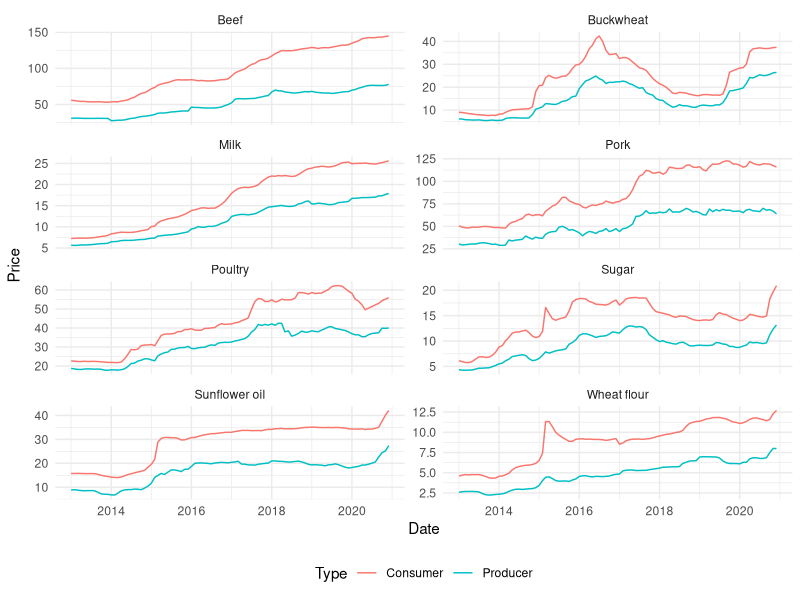

Here is the R script that generated this plot: (Note: this script raises an error after producing the figure.)
## ---- chunk 1
rm(list = ls())
library(tidyverse)
library(here)
library(lubridate)
## ---- chunk 2
d <- readxl::read_excel(
  here("Data", "Aggregated.xlsx")
)
## ---- chunk 3
d %>% head()
## ---- chunk 4

d <- d %>%
  pivot_longer(cols = January:December,
               names_to = "Month",
               values_to = "Price"
               )

d
## ---- chunk 5
d <- d %>% 
  pivot_wider(names_from = Type,
              values_from = Price) %>% 
  mutate(Producer = Producer / 1000) %>%   # to have price for kg
  pivot_longer(Producer:Consumer,
               names_to = "Type",
               values_to = "Price")

d
## ---- chunk 6
d <- d %>% 
  mutate(Date = ym(str_c(Year, Month)))

d
## ---- chunk 7
d %>% 
  ggplot(aes(Date, Price, col = Type)) +
  geom_line() +
  facet_wrap(~ Product, ncol = 2, scales = "free_y") +
  theme_minimal() +
  theme(legend.position = "bottom")
## ---- chunk 8

ggsave("Prices.pdf", width = 20, height = 20, units = "cm", path = "plots/")
## ---- chunk 9
saveRDS(d, "data/clean_data.RDS")

